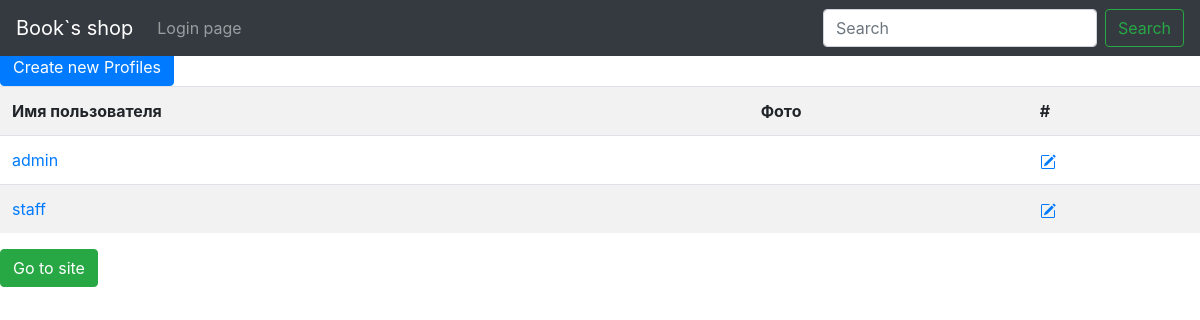
/profiles/list/, run on an earlier commit of the app's database.
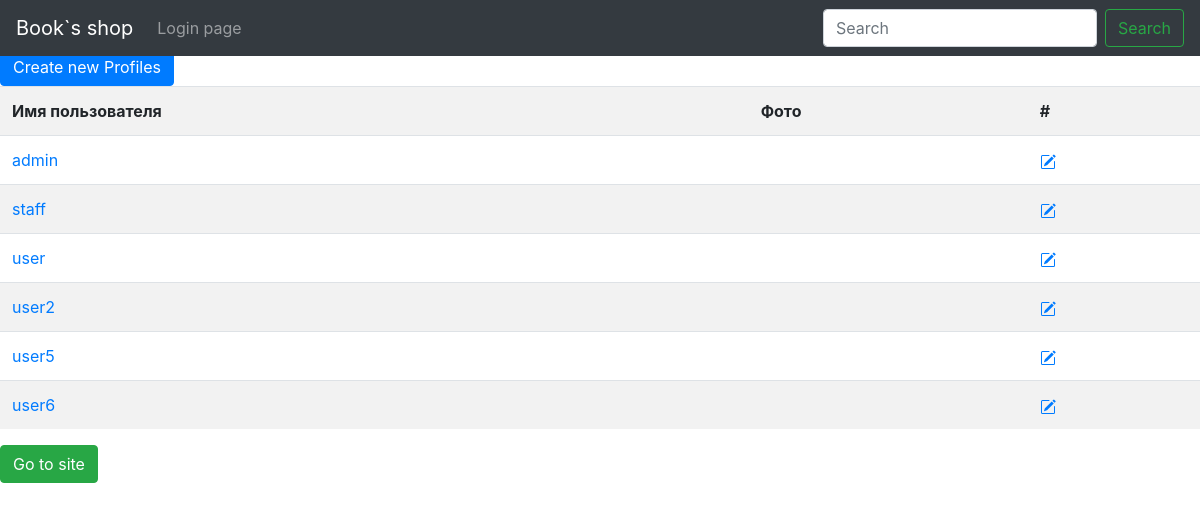
And on a later commit of the database.
### profiles/models.py (models this page shows, shortened)
class Profile(models.Model):
    user=models.OneToOneField(
        User,
        on_delete=models.PROTECT,
        null=True,
        blank=True
    )
    image=models.ImageField(
        verbose_name="Фото пользователя",
        upload_to="profiles-pic",
        null=True,
        blank=True,
    )
    phone=models.CharField(
        verbose_name="Телефон",
        max_length=15,
        null=True,
        blank=True,
        default="375290000000"
    )

### profiles/views.py (the view)
# urls.py: path('list/', views.ProfilesList.as_view(),name='list'),
class ProfilesList(ListView):
    model=Profile
    template_name='profiles/list.html'

### profiles/templates/profiles/list.html (shortened to what this page needs)
{% extends "base.html" %}
{% load crispy_forms_tags %}
    {% block main %}
    <a class="btn btn-primary" href="{% url 'CRUDL_profiles:create'%}">Create new Profiles</a>
        <table class="table table-striped" width="100%" >
                <tr>
                    <th>Имя пользователя</th><th>Фото</th><th>#</th>
                </tr>
            {% for object in object_list %}
                <tr>
                    <td><a href="{% url 'CRUDL_profiles:update' object.pk %}">{{object.user}}</a></td>
                    {% if object.image %}
                        <td> <img height="250" height="250" src="{{object.image.url}}" alt=""></td>
                    {% else %}
                    <td></td>
                    {%endif%}
                    <td><a href="{% url 'CRUDL_profiles:delete' object.pk %}"></a></td>
                </tr>
        {% endfor %}
        </table>
        <a class="btn btn-success" href="{% url 'home_page'%}">Go to site </a>
{% endblock main %}

What changed in the data, as far as the page shows it:
added Profile: user "user"
added Profile: user "user2"
added Profile: user "user5"
added Profile: user "user6"
